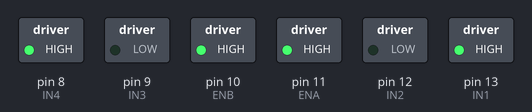
A sketch run on a simulated Arduino Uno, built with avr-gcc and run on an emulated ATmega328P. On the bench: switched loads named in the sketch (green lamp = pin HIGH).

Above: at 0.1 s.
Timing chart, 0 to 1.6 s (numbered marks = the images above):
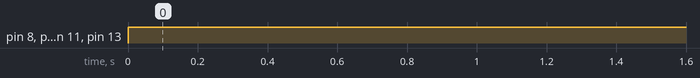

Measured:
- by itself, pin 8 (IN4), pin 10 (ENB), pin 11 (ENA), pin 13 (IN1): LOW → HIGH at 0.00 s

The sketch:

analog_motorcontrol.ino
```cpp
#define IN1 13
#define IN2 12
#define ENA 11
#define ENB 10
#define IN3 9
#define IN4 8
//ใส่analog write ตรง ENA ENB ด้วยเพื่อใช้การปรับความเร็ว
void setup() {
  pinMode(IN1, OUTPUT);
  pinMode(IN2, OUTPUT);
  pinMode(ENA, OUTPUT);
  pinMode(ENB, OUTPUT);
  pinMode(IN3, OUTPUT);
  pinMode(IN4, OUTPUT);
}

void loop() {
  analogWrite(ENA, 255);
  digitalWrite(IN1, HIGH);
  digitalWrite(IN2, LOW);

  analogWrite(ENB, 255);
  digitalWrite(IN3, LOW);
  digitalWrite(IN4, HIGH);
}
```
